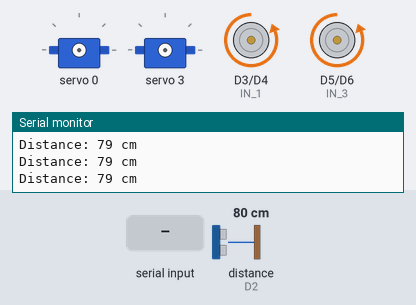
A sketch run on a simulated ESP8266 (NodeMCU). On the bench: 2 × servo, motor-driver pin pairs drawn as motors (green arrow = first pin HIGH = forward, orange = second pin HIGH = backward, longer = more drive, scaled by the enable pin), the last lines printed to the serial monitor. Wiring (inferred from the names in the program): ultrasonic range finder: trigger D8; echo D2. The inputs (shaded band) are chosen by the test bench; at power-on: distance to the obstacle (sensor on D2) 80 cm. The echo pulse lasts 58.3 µs per cm.

Above: at 1.2 s.
1.3 s: distance to the obstacle (sensor on D2) set to 19 cm
2.8 s: distance to the obstacle (sensor on D2) set to 14 cm
At 3.6 s:
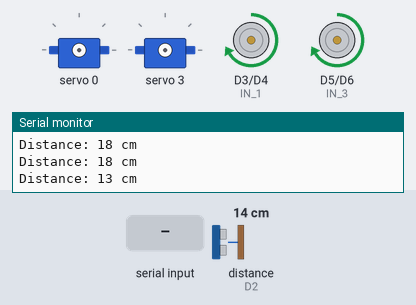
5.8 s: "P" received over Serial
At 6.2 s:
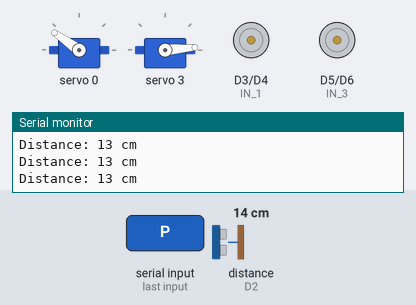
7.3 s: "R" received over Serial
At 10.2 s:
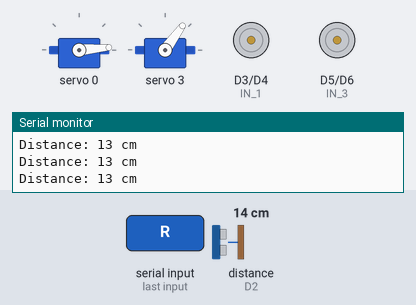
10.3 s: distance to the obstacle (sensor on D2) set to 18 cm
At 13.05 s:
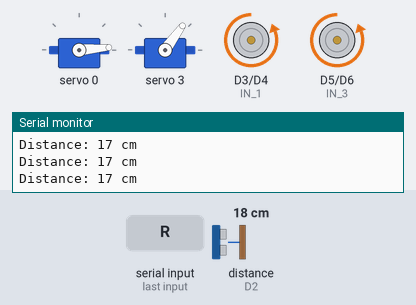
13.3 s: distance to the obstacle (sensor on D2) set to 2 cm
At 14.1 s:
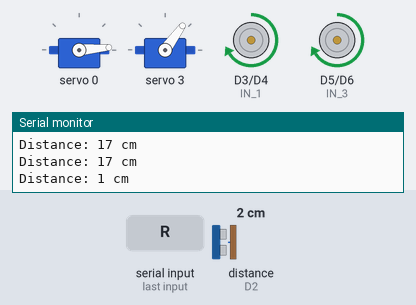
Timing chart, 0 to 16.3 s (numbered marks = the images above; inputs shaded):
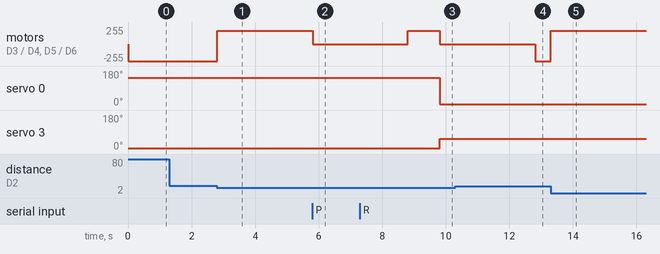

The sketch:

NodeMCUcode.ino
```cpp
//Project: Autonomous Litter Detection and Collection Robot
//Author: Razal Fayis V. S.
//Date: 11 April 2024
// Note: Update and Changes to the libraries may be required in the future to properly run the program

#include <Wire.h>
#include <Adafruit_PWMServoDriver.h>

#define TRIGGER_PIN D8
#define ECHO_PIN D2

// Define pin numbers for L298N motor driver
const int ENA = D0;  // Pin connected to ENA of L298N
const int IN_1 = D3; // Pin connected to IN1 of L298N
const int IN_2 = D4; // Pin connected to IN2 of L298N
const int IN_3 = D5; // Pin connected to IN3 of L298N
const int IN_4 = D6; // Pin connected to IN4 of L298N
const int ENB = D7;  // Pin connected to ENB of L298N

// Define variables
const int obstacleDistance = 15; // Distance to detect an obstacle in cm

Adafruit_PWMServoDriver pwm = Adafruit_PWMServoDriver(0x40);

#define MIN_PULSE_WIDTH 600
#define MAX_PULSE_WIDTH 2600
#define FREQUENCY 50

// PCA9685 pins
const int SERVO_PIN_1 = 0;
const int SERVO_PIN_2 = 3;
const int VACUUM_PIN = 5;

void setup() {
  // Initialize pins
  pinMode(TRIGGER_PIN, OUTPUT);
  pinMode(ECHO_PIN, INPUT);
  pinMode(ENA, OUTPUT);
  pinMode(IN_1, OUTPUT);
  pinMode(IN_2, OUTPUT);
  pinMode(IN_3, OUTPUT);
  pinMode(IN_4, OUTPUT);
  pinMode(ENB, OUTPUT);

  // Initialize Serial communication
  Serial.begin(115200);  // Match this baud rate with the Python code

  // Initialize PCA9685
  pwm.begin();
  pwm.setPWMFreq(FREQUENCY);
}

void loop() {
  // Check for incoming commands from Raspberry Pi
  if (Serial.available() > 0) {
    char command = Serial.read();
    if (command == 'D') {
      float distance = measureDistance();
      Serial.println(distance);
    } else if (command == 'S') {
      stopMotors();
    } else if (command == 'P') {
      if (measureDistance() <= 15) {
        stopMotors();
        pickLitter();
      }
    } else if (command == 'R') {
      stopMotors();
      releaseLitter();
    }
  }

  // Check for obstacle
  if (checkForObstacle()) {
    // Obstacle detected, stop and avoid obstacle
    avoidObstacle();
  } else {
    // No obstacle detected, move forward
    goForward();
  }
}

bool checkForObstacle() {
  // Trigger ultrasonic sensor
  digitalWrite(TRIGGER_PIN, LOW);
  delayMicroseconds(2);
  digitalWrite(TRIGGER_PIN, HIGH);
  delayMicroseconds(10);
  digitalWrite(TRIGGER_PIN, LOW);

  // Measure echo pulse width
  unsigned long duration = pulseIn(ECHO_PIN, HIGH);

  // Calculate distance based on pulse width
  int distance = duration * 0.034 / 2;

  // Print distance to Serial Monitor
  Serial.print("Distance: ");
  Serial.print(distance);
  Serial.println(" cm");

  // Check if obstacle is within distance threshold
  return distance <= obstacleDistance;
}

void goForward() {
  // Motor control to move forward
  digitalWrite(IN_1, LOW);
  digitalWrite(IN_2, HIGH);
  analogWrite(ENA, 255);

  digitalWrite(IN_3, LOW);
  digitalWrite(IN_4, HIGH);
  analogWrite(ENB, 255);
}

void stopMotors() {
  // Stop the motors
  digitalWrite(IN_1, LOW);
  digitalWrite(IN_2, LOW);
  analogWrite(ENA, 0);

  digitalWrite(IN_3, LOW);
  digitalWrite(IN_4, LOW);
  analogWrite(ENB, 0);
}

void avoidObstacle() {
  // Reverse a bit
  digitalWrite(IN_1, HIGH);
  digitalWrite(IN_2, LOW);
  analogWrite(ENA, 200);

  digitalWrite(IN_3, HIGH);
  digitalWrite(IN_4, LOW);
  analogWrite(ENB, 200);

  delay(1000); // Hold for 1 second

  // Turn right
  digitalWrite(IN_1, LOW);
  digitalWrite(IN_2, HIGH);
  analogWrite(ENA, 255);

  digitalWrite(IN_3, LOW);
  digitalWrite(IN_4, LOW);
  analogWrite(ENB, 0);
}

float measureDistance() {
  // Trigger ultrasonic sensor
  digitalWrite(TRIGGER_PIN, LOW);
  delayMicroseconds(2);
  digitalWrite(TRIGGER_PIN, HIGH);
  delayMicroseconds(10);
  digitalWrite(TRIGGER_PIN, LOW);

  // Measure echo pulse width
  unsigned long duration = pulseIn(ECHO_PIN, HIGH);

  // Calculate distance based on pulse width
  float distance = duration * 0.034 / 2;
  return distance;
}

void pickLitter() {
  setServoAngle(SERVO_PIN_1, 130);  // Adjust angle for servo motor 1
  setServoAngle(SERVO_PIN_2, 0);    // Adjust angle for servo motor 2
  pwm.setPWM(VACUUM_PIN, 0, 4096);  // Turn on vacuum pump
  delay(3000);                      // Hold for 3 seconds
}

void releaseLitter() {
  setServoAngle(SERVO_PIN_1, 0);    // Adjust angle for servo motor 1
  setServoAngle(SERVO_PIN_2, 45);   // Adjust angle for servo motor 2
  delay(3000);                      // Hold for 3 seconds
  pwm.setPWM(VACUUM_PIN, 0, 0);     // Turn off vacuum pump
}

void setServoAngle(int servoNum, int angle) {
  int pulse_wide = map(angle, 0, 180, MIN_PULSE_WIDTH, MAX_PULSE_WIDTH);
  int analog_value = int(float(pulse_wide) / 1000000 * FREQUENCY * 4096);
  pwm.setPWM(servoNum, 0, analog_value);
}
```

Measured:
- the behaviour switches between 17 and 16 cm on distance to the obstacle (sensor on D2) (found by bisection; images 0 and 1)
- after the input at 2.8 s, motor on D3 (IN_1) / D4 (IN_2), motor on D5 (IN_3) / D6 (IN_4): backward 255/255 → forward 200/255 at once
- after the input at 5.8 s, motor on D3 (IN_1) / D4 (IN_2), motor on D5 (IN_3) / D6 (IN_4): forward 200/255 → stopped at once
- after the input at 7.3 s, servo 0: 145° → 5° after 2.5 s; servo 3: 5° → 54° after 2.5 s
- after the input at 10.3 s, motor on D3 (IN_1) / D4 (IN_2), motor on D5 (IN_3) / D6 (IN_4): stopped → backward 255/255 after 2.5 s
- after the input at 13.3 s, motor on D3 (IN_1) / D4 (IN_2), motor on D5 (IN_3) / D6 (IN_4): backward 255/255 → forward 200/255 at once
